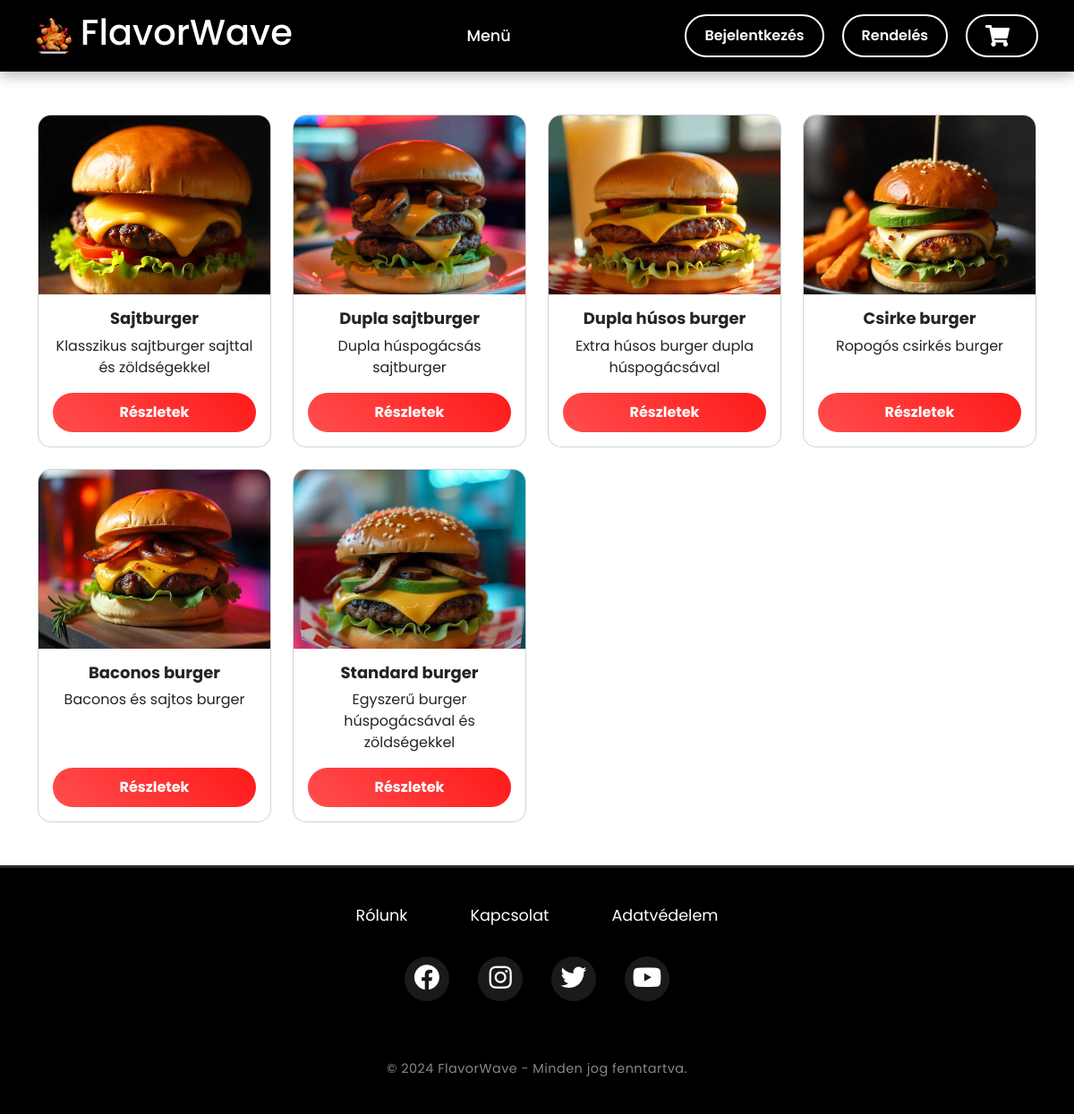
The app's page /php/hamburger.php with its own data.
### tables this page shows
CREATE TABLE `etel` (
  `id` int(11) NOT NULL,
  `nev` varchar(50) NOT NULL,
  `egyseg_ar` int(10) NOT NULL,
  `leiras` varchar(250) NOT NULL,
  `kategoria_id` int(11) NOT NULL,
  `kep_url` varchar(255) NOT NULL,
  `kaloria` int(4) NOT NULL,
  `osszetevok` varchar(255) NOT NULL,
  `allergenek` varchar(150) NOT NULL
);

### php/adatbazisra_csatlakozas.php (called while the page is built, shortened)
<?php
$conn = new mysqli('localhost', 'root', '', 'flavorwave');
function adatokLekerdezese($muvelet, $parameterek = []) {
    global $conn;
    if ($conn) {
        $stmt = $conn->prepare($muvelet);
        if ($stmt) {
            $stmt->execute();
            $eredmeny = $stmt->get_result();
            if ($eredmeny->num_rows > 0) {
                return $eredmeny->fetch_all(MYSQLI_ASSOC);
            } else {
                return [];
            }
        }
        return $conn->error;
    } else {
        return $conn->connect_error;
    }
}
?>

### php/hamburger.php (the view, shortened to what this page needs)
<!DOCTYPE html>
<html lang="en">
<head>
    <link href="https://cdn.jsdelivr.net/npm/bootstrap@5.3.0/dist/css/bootstrap.min.css" rel="stylesheet">
    <link rel="stylesheet" href="https://cdnjs.cloudflare.com/ajax/libs/font-awesome/5.15.4/css/all.min.css">
    <link rel="stylesheet" href="../css/navbar.css">
    <link rel="stylesheet" href="../css/footer.css">
    <link rel="stylesheet" href="../css/kategoriaelemek.css">
    <link rel="stylesheet" href="../css/menu.css">
</head>
<body>
<div class="content-wrapper">
<nav>
    <a href="kezdolap.php" class="logo">
        <img src="../kepek/logo.png" alt="Flavorwave Logo">
        <h1>FlavorWave</h1>
    </a>
    <div class="navbar-center">
        <a href="kategoria.php">Menü</a>
    </div>
    <div class="navbar-buttons">
        <?php if (isset($_SESSION["felhasznalo_nev"])): ?>
            <a href="kijelentkezes.php" class="login-btn">Kijelentkezés</a>
        <?php else: ?>
            <a href="bejelentkezes.php" class="login-btn">Bejelentkezés</a>
        <?php endif; ?>
        <a href="rendeles.php" class="order-btn">Rendelés</a>
        <a href="kosar.php" class="cart-btn">
            <i class='fas fa-shopping-cart cart-icon'></i>
        </a>
    </div>
</nav>
    <?php
        include './adatbazisra_csatlakozas.php';
        $kategoriak_sql = "SELECT * FROM etel WHERE kategoria_id = 3;";
        $kategoriak = adatokLekerdezese($kategoriak_sql);
        if (is_array($kategoriak)) {
            echo '<div class="container my-5">';
            echo '<div class="row g-4">';
            foreach ($kategoriak as $k) {
                echo '
                <div class="col-lg-3 col-md-4 col-sm-6">
                    <div class="card hover-card">
                        <img src="../kepek/hamburgerek/' . htmlspecialchars($k['kep_url']) . '" class="card-img-top" alt="Étel kép">
                        <div class="card-body text-center">
                            <h5 class="card-title">' . htmlspecialchars($k['nev']) . '</h5>
                            <p class="card-text">' . htmlspecialchars($k['leiras']) . '</p>
                            <button class="modern-btn details-btn" data-bs-toggle="modal" data-bs-target="#modal-' . htmlspecialchars($k['id']) . '">Részletek</button>
                        </div>
                    </div>
                </div>
                <div class="modal fade custom-fade" id="modal-' . htmlspecialchars($k['id']) . '" tabindex="-1" aria-labelledby="modalLabel-' . htmlspecialchars($k['id']) . '" aria-hidden="true">
                                <h5 class="modal-title" id="modalLabel-' . htmlspecialchars($k['id']) . '">' . htmlspecialchars($k['nev']) . ' - Részletek</h5>
                                <img src="../kepek/hamburgerek' . htmlspecialchars($k['kep_url']) . '" class="img-fluid mb-3" alt="Étel kép">
                                <p><strong>Kalória:</strong> ' . htmlspecialchars($k['kaloria']) . ' kcal</p>
                                <p><strong>Összetevők:</strong> ' . htmlspecialchars($k['osszetevok']) . '</p>
                                <p><strong>Allergének:</strong> ' . htmlspecialchars($k['allergenek']) . '</p>
                                <p><strong>Ár:</strong> ' . htmlspecialchars($k['egyseg_ar']) . ' Ft</p>
                                <button type="button" class="modern-btn add-to-cart" data-item-id="'. htmlspecialchars($k["id"]).'" data-item="' . htmlspecialchars($k['nev']) . '">Kosárba rakás</button>
                </div>';
            }
            echo '</div>';
            echo '</div>';
        } else {
            echo "<p>Ehhez a kategóriához nem tartozik étel!</p>";
        }
    ?>
        <div class="toast-container position-fixed bottom-0 end-0 p-3">
        </div>
    <div class="footer">
    <div class="footer-container">
        <ul class="footer-links">
            <li><a href="../html/rolunk.html">Rólunk</a></li>
            <li><a href="../html/kapcsolatok.html">Kapcsolat</a></li>
            <li><a href="../html/adatvedelem.html">Adatvédelem</a></li>
        </ul>
        <div class="footer-socials">
            <a href="#"><i class="fab fa-facebook"></i></a>
            <a href="#"><i class="fab fa-instagram"></i></a>
            <a href="#"><i class="fab fa-twitter"></i></a>
            <a href="#"><i class="fab fa-youtube"></i></a>
        </div>
        <div class="footer-copy">
            &copy; 2024 FlavorWave - Minden jog fenntartva.
        </div>
    </div>
</body>
</html>

### css/navbar.css (style rules this page uses)
body { margin: 0; padding-top: 80px; font-family: 'Poppins', sans-serif; }
nav { display: flex; justify-content: space-between; align-items: center; padding: 20px 40px; background: #000; position: fixed; top: 0; left: 0; width: 100%; height: 80px; z-index: 1000; box-shadow: 0 4px 15px rgba(0, 0, 0, 0.3); overflow: hidden; }
.logo { display: flex; align-items: center; text-decoration: none; color: #fff; font-size: 1.5rem; font-weight: 700; transition: transform 0.3s ease; }
.logo img { height: 40px; margin-right: 10px; }
.navbar-center { display: flex; gap: 30px; }
.navbar-center a { text-decoration: none; color: #fff; font-size: 1.1rem; font-weight: 500; position: relative; transition: color 0.3s ease; }
.navbar-center a::after { content: ''; position: absolute; bottom: -5px; left: 0; width: 0; height: 2px; background: linear-gradient(135deg, #ff7e5f, #feb47b); transition: width 0.3s ease; }
.navbar-buttons { display: flex; align-items: center; gap: 20px; }
.navbar-buttons a { text-decoration: none; padding: 10px 20px; font-size: 1rem; font-weight: 600; border-radius: 30px; transition: all 0.3s ease; }
.login-btn { background: transparent; color: #fff; border: 2px solid #fff; }
.order-btn { background: transparent; color: #fff; border: 2px solid #fff; }
.cart-btn { position: relative; display: flex; align-items: center; padding: 10px 20px; background: transparent; color: #fff; border: 2px solid #fff; border-radius: 30px; transition: all 0.3s ease; font-size: 1rem; font-weight: 600; }
.cart-icon { height: 24px; font-size: 24px; margin-right: 10px; transition: all 0.3s ease; }

### css/footer.css (style rules this page uses)
.footer { background-color: #000000; color: #ffffff; padding: 40px 20px; text-align: center; border-top: 3px solid #2a2a2a; width: 100%; flex-shrink: 0; margin-top: auto; position: relative; overflow: hidden; }
.footer-container { display: flex; flex-direction: column; align-items: center; max-width: 1200px; margin: 0 auto; position: relative; z-index: 1; }
.footer-links { list-style-type: none; display: flex; gap: 2.5em; flex-wrap: wrap; justify-content: center; margin-bottom: 2em; padding: 0; }
.footer-links li a { color: #ffffff; font-size: 1.1em; text-decoration: none; transition: all 0.3s cubic-bezier(0.4, 0, 0.2, 1); padding: 8px 15px; border-radius: 4px; position: relative; }
.footer-links li a::before { content: ''; position: absolute; bottom: 0; left: 0; width: 0; height: 2px; background: #feb47b; transition: width 0.3s ease; }
.footer-socials { display: flex; gap: 2em; flex-wrap: wrap; justify-content: center; margin-bottom: 2.5em; }
.footer-socials a { display: inline-flex; align-items: center; justify-content: center; width: 50px; height: 50px; border-radius: 50%; background: rgba(255, 255, 255, 0.1); transition: all 0.3s ease; text-decoration: none; }
.footer-socials a::before { content: none; }
.footer-socials i { font-size: 1.8em; color: #ffffff; transition: transform 0.3s ease; }
.footer-copy { font-size: 0.9em; color: #888888; margin-top: 25px; letter-spacing: 0.5px; }

### css/kategoriaelemek.css (style rules this page uses)
body, html { height: 100%; margin: 0; display: flex; flex-direction: column; }
.content-wrapper { flex: 1; display: flex; flex-direction: column; }
.card { display: flex; flex-direction: column; height: 100%; }
.card img { height: 200px; object-fit: cover; }
.card-body { flex-grow: 1; display: flex; flex-direction: column; justify-content: space-between; }
.card-title { font-size: 18px; font-weight: bold; }
.card-text { flex-grow: 1; }
.details-btn { margin-top: auto; width: 100%; }

### css/menu.css (style rules this page uses)
.hover-card { transition: transform 0.3s ease, box-shadow 0.3s ease; border-radius: 15px; overflow: hidden; cursor: pointer; }
.modern-btn { background: linear-gradient(45deg, #ff4d4d, #ff1a1a); border: none; border-radius: 50px; color: white; padding: 10px 25px; font-size: 1rem; font-weight: bold; cursor: pointer; transition: all 0.4s ease; position: relative; overflow: hidden; }

### records on screen
etel: kep_url (picture), nev "Sajtburger", leiras "Klasszikus sajtburger sajttal és zöldségekkel"
etel: kep_url (picture), nev "Dupla sajtburger", leiras "Dupla húspogácsás sajtburger"
etel: kep_url (picture), nev "Dupla húsos burger", leiras "Extra húsos burger dupla húspogácsával"
etel: kep_url (picture), nev "Csirke burger", leiras "Ropogós csirkés burger"
etel: kep_url (picture), nev "Baconos burger", leiras "Baconos és sajtos burger"
etel: kep_url (picture), nev "Standard burger", leiras "Egyszerű burger húspogácsával és zöldségekkel"
